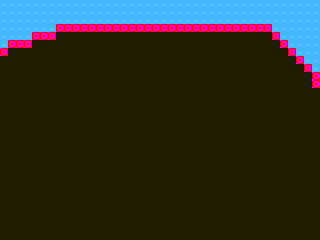

Rendered tile map (Tiled .tmx) drawn with the repository's tilesets; below, a short description and the map source with its tile grids summarised:
An orthogonal 40x30 tile map with 8x8 px tiles, 3 tile layers (background, foreground, collision).

<map version="1.0" orientation="orthogonal" width="40" height="30" tilewidth="8" tileheight="8">
 <tileset firstgid="1" name="spritesheet" tilewidth="8" tileheight="8">
  <image source="../spritesheet.bmp" trans="ff00ff" width="512" height="1024" />
 </tileset>
 <layer name="background" width="40" height="30">
  <data>[1200 cells, 1200 non-empty, 1 distinct tile ids]</data>
 </layer>
 <layer name="foreground" width="40" height="30">
  <data>[1200 cells, 194 non-empty, 1 distinct tile ids]</data>
 </layer>
 <layer name="collision" width="40" height="30">
  <data>[1200 cells, 41 non-empty, 1 distinct tile ids]</data>
 </layer>
 <objectgroup name="entities" width="40" height="30" />
</map>